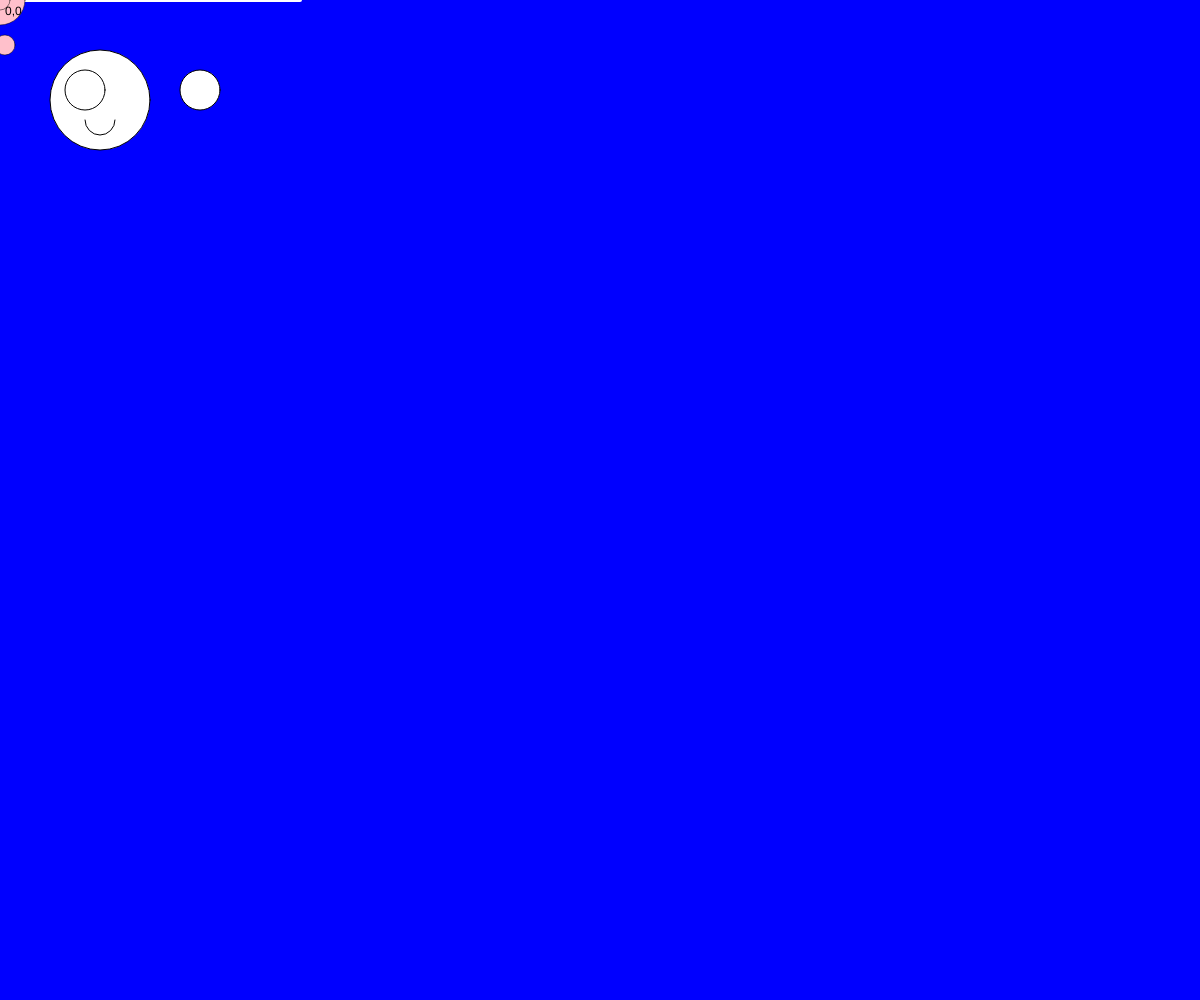
Frame 1 (no input)
Frame 60 (no input): identical to frame 1, image omitted
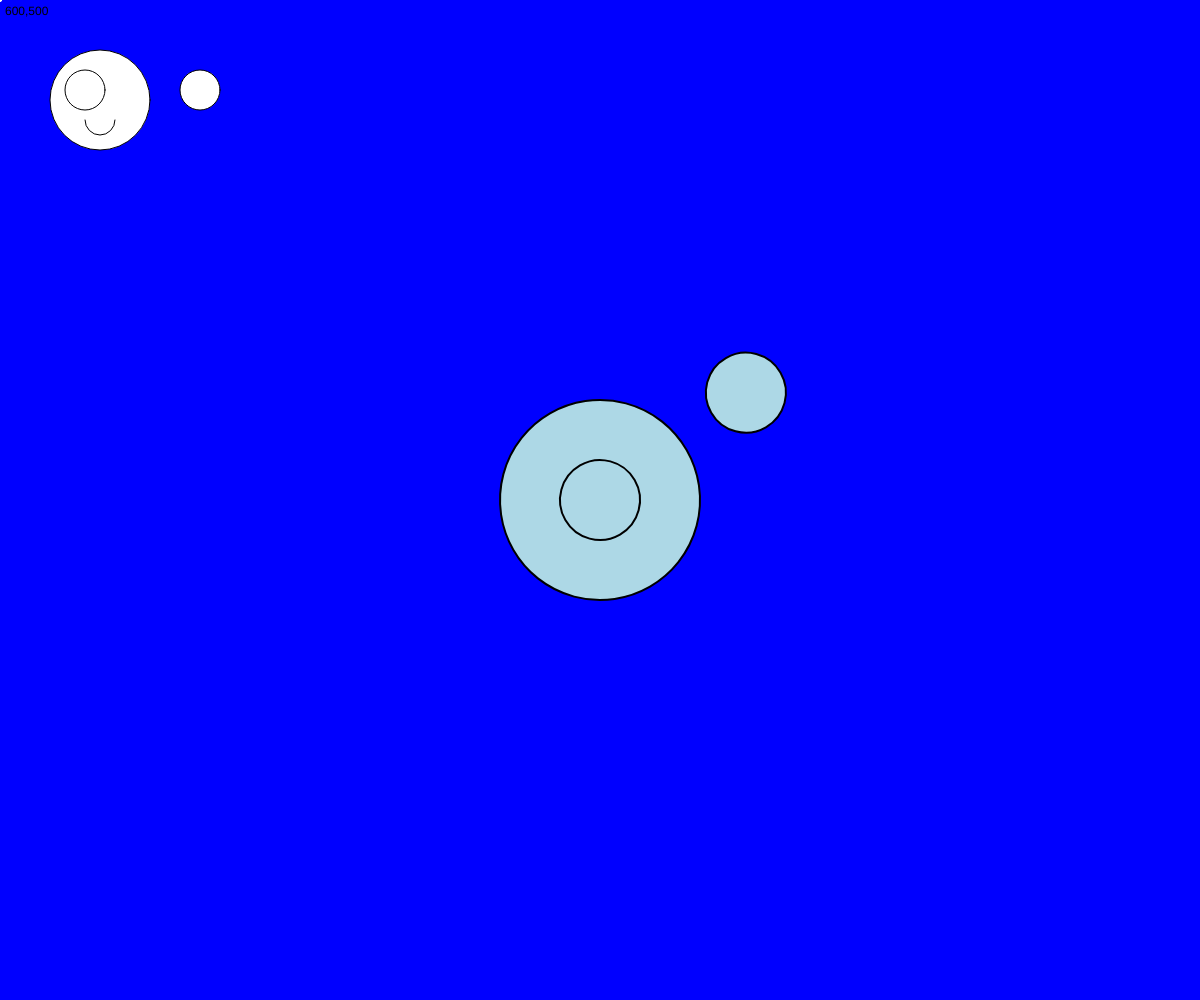
Frame 120 (the mouse pressed at the canvas centre since frame 60)

The p5.js sketch that drew these frames (run headless with seeded random() and noise() and a simulated clock; from frame 60 on, the mouse is pressed at the canvas centre):

// p5.js sketch
// ── sketch.js


function setup() {
  createCanvas(windowWidth, windowHeight);
  
}

function draw() {
  
background("blue")


circle (100,100,100);
//(x,y,diameter)
circle (85,90,40);
circle (200,90,40);
arc(100,120,30,30,0,PI);
//arc(x position, y position, width, height, start angle, stop angle)
arc(100,50,100,100,PI);


push();

rotate(radians(mouseX));
// rotates line in left top corner
stroke("white");
strokeWeight(4);
line(0,0,300,0);
// line(x1,y1,x2,y2)
pop();

push();
// anything between push and pop will be affected by the translate

// if(condition)
if(mouseX>width/2 && mouseY>height/2){ // if the test inside the () is met..
  // ... run this code
  fill("brown");

} else if(mouseIsPressed == true){
  fill("lightblue");
  // 

  } else { // if the test is NOT met...
    // run this code instead
    fill("pink");
  }
// > : greater than
// < : less than
// >= : greater than or equal to
// <= : less than or equal to
// == : is equal to
// != : is not equal to
// && : and (for combining multiple conditions)
// || : or (for combining multiple conditions)

if(mouseX>width/2){ // else if (a different test is met)...
fill("green");
}


//fill("pink");
// stroke("red");
translate(mouseX,mouseY);
// translate = move the origin point
//(x,y)
// anything drawn after this will be moved over
// (mouseX, mouseY) moves the origin to the mouse position

rotate(radians(mouseX));
// rotate(angle in radians)
// rotates everything drawn after this


let scalefactor = map(mouseX,0,height,0.5,3);
// makes the scale factor change based on mouseY position

scale(scalefactor);

// scale(2);
// scale(x,y)
// scales everything drawn after this
// x = horizontal scale factor
// y = vertical scale factor
// if you supply only one value, it scales both x and y by that value


circle (0,0,100);
//(x,y,diameter)
circle (0,0,40);
circle (10,90,40);

let angle;
// let = declare a variable
angle = map(mouseX,0,width,0,360);
// map(value to map, start of value range,...
// ...end of value range, start of target range, end of target range)
// map is a function that scales numbers proportionally
// parameters:
// 1: value variable to scale
// 2: min of input range
// 3: max of input range
// 4: min of target range
// 5: max of target range

pop();
// end of translate

text(mouseX + "," + mouseY, 5, 15);
// text (what to write, x position, y position)
//text function: text,x,y of top left corner


}
